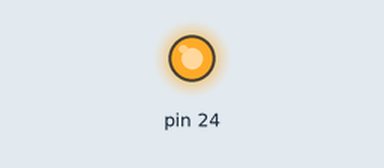
Recording of a sketch running on a simulated Arduino Mega 2560, built with avr-gcc and run on an emulated ATmega2560. Shown: output pins drawn as LEDs (lit = HIGH).

Above: at 0.1 s.
Timing chart, 0 to 1.6 s (numbered marks = the images above):
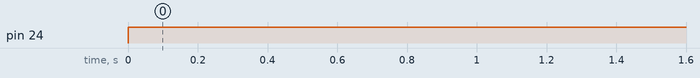

Measured:
- by itself, pin 24: LOW → HIGH at 0.00 s

The sketch:

sketch_nov25b.ino
```cpp
void setup() {
  // put your setup code here, to run once:
  pinMode(24, OUTPUT);
}

void loop() {
  // put your main code here, to run repeatedly:
  digitalWrite(24, HIGH);
}
```
